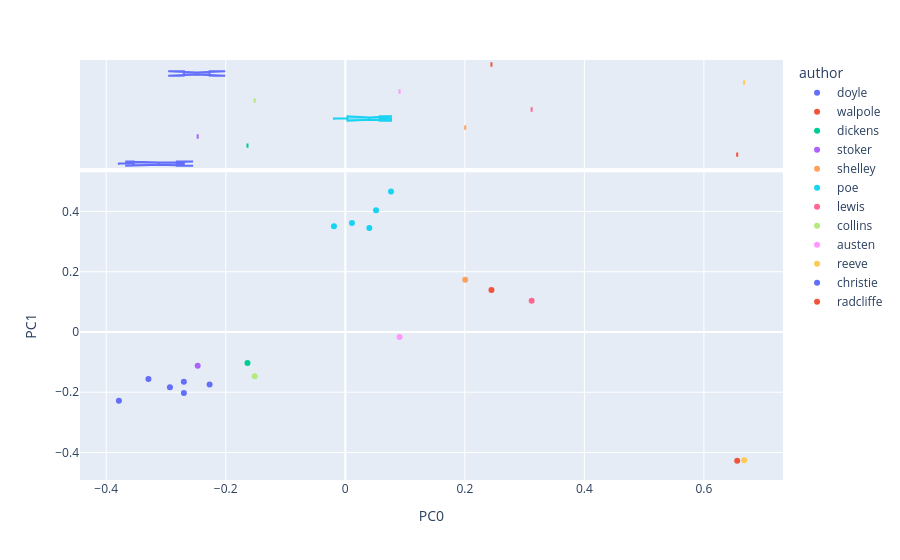

This figure's notebook cell:
### Markdown cell above
## PC0 vs PC1 — by author

### Code cell
fig = px.scatter(DCM, 'PC0', 'PC1', color='author', hover_name=DCM.index, marginal_x='box')
fig.show()

### Figure 1 — Plotly figure (JSON) as saved in the notebook; plotly's stock layout.template omitted (floating-point values rounded to 4 significant figures)
{"data": [{"hovertemplate": "<b>%{hovertext}</b><br><br>author=doyle<br>PC0=%{x}<br>PC1=%{y}<extra></extra>", "hovertext": ["adventures", "baskervilles", "scarlet", "signoffour"], "legendgroup": "doyle", "marker": {"color": "#636efa", "symbol": "circle"}, "mode": "markers", "name": "doyle", "orientation": "v", "showlegend": true, "type": "scatter", "x": [-0.3788, -0.2701, -0.2934, -0.3294], "xaxis": "x", "y": [-0.2285, -0.1654, -0.1833, -0.1564], "yaxis": "y"}, {"alignmentgroup": "True", "hovertemplate": "<b>%{hovertext}</b><br><br>author=doyle<br>PC0=%{x}<extra></extra>", "hovertext": ["adventures", "baskervilles", "scarlet", "signoffour"], "legendgroup": "doyle", "marker": {"color": "#636efa", "symbol": "circle"}, "name": "doyle", "notched": true, "offsetgroup": "doyle", "showlegend": false, "type": "box", "x": [-0.3788, -0.2701, -0.2934, -0.3294], "xaxis": "x2", "yaxis": "y2"}, {"hovertemplate": "<b>%{hovertext}</b><br><br>author=walpole<br>PC0=%{x}<br>PC1=%{y}<extra></extra>", "hovertext": ["castleofotranto"], "legendgroup": "walpole", "marker": {"color": "#EF553B", "symbol": "circle"}, "mode": "markers", "name": "walpole", "orientation": "v", "showlegend": true, "type": "scatter", "x": [0.6557], "xaxis": "x", "y": [-0.4279], "yaxis": "y"}, {"alignmentgroup": "True", "hovertemplate": "<b>%{hovertext}</b><br><br>author=walpole<br>PC0=%{x}<extra></extra>", "hovertext": ["castleofotranto"], "legendgroup": "walpole", "marker": {"color": "#EF553B", "symbol": "circle"}, "name": "walpole", "notched": true, "offsetgroup": "walpole", "showlegend": false, "type": "box", "x": [0.6557], "xaxis": "x2", "yaxis": "y2"}, {"hovertemplate": "<b>%{hovertext}</b><br><br>author=dickens<br>PC0=%{x}<br>PC1=%{y}<extra></extra>", "hovertext": ["christmascarole"], "legendgroup": "dickens", "marker": {"color": "#00cc96", "symbol": "circle"}, "mode": "markers", "name": "dickens", "orientation": "v", "showlegend": true, "type": "scatter", "x": [-0.1637], "xaxis": "x", "y": [-0.1027], "yaxis": "y"}, {"alignmentgroup": "True", "hovertemplate": "<b>%{hovertext}</b><br><br>author=dickens<br>PC0=%{x}<extra></extra>", "hovertext": ["christmascarole"], "legendgroup": "dickens", "marker": {"color": "#00cc96", "symbol": "circle"}, "name": "dickens", "notched": true, "offsetgroup": "dickens", "showlegend": false, "type": "box", "x": [-0.1637], "xaxis": "x2", "yaxis": "y2"}, {"hovertemplate": "<b>%{hovertext}</b><br><br>author=stoker<br>PC0=%{x}<br>PC1=%{y}<extra></extra>", "hovertext": ["dracula"], "legendgroup": "stoker", "marker": {"color": "#ab63fa", "symbol": "circle"}, "mode": "markers", "name": "stoker", "orientation": "v", "showlegend": true, "type": "scatter", "x": [-0.247], "xaxis": "x", "y": [-0.1123], "yaxis": "y"}, {"alignmentgroup": "True", "hovertemplate": "<b>%{hovertext}</b><br><br>author=stoker<br>PC0=%{x}<extra></extra>", "hovertext": ["dracula"], "legendgroup": "stoker", "marker": {"color": "#ab63fa", "symbol": "circle"}, "name": "stoker", "notched": true, "offsetgroup": "stoker", "showlegend": false, "type": "box", "x": [-0.247], "xaxis": "x2", "yaxis": "y2"}, {"hovertemplate": "<b>%{hovertext}</b><br><br>author=shelley<br>PC0=%{x}<br>PC1=%{y}<extra></extra>", "hovertext": ["frankenstein"], "legendgroup": "shelley", "marker": {"color": "#FFA15A", "symbol": "circle"}, "mode": "markers", "name": "shelley", "orientation": "v", "showlegend": true, "type": "scatter", "x": [0.2006], "xaxis": "x", "y": [0.1729], "yaxis": "y"}, {"alignmentgroup": "True", "hovertemplate": "<b>%{hovertext}</b><br><br>author=shelley<br>PC0=%{x}<extra></extra>", "hovertext": ["frankenstein"], "legendgroup": "shelley", "marker": {"color": "#FFA15A", "symbol": "circle"}, "name": "shelley", "notched": true, "offsetgroup": "shelley", "showlegend": false, "type": "box", "x": [0.2006], "xaxis": "x2", "yaxis": "y2"}, {"hovertemplate": "<b>%{hovertext}</b><br><br>author=poe<br>PC0=%{x}<br>PC1=%{y}<extra></extra>", "hovertext": ["marieroget", "pitandpendulum", "reddeath", "ruemorgue", "usher"], "legendgroup": "poe", "marker": {"color": "#19d3f3", "symbol": "circle"}, "mode": "markers", "name": "poe", "orientation": "v", "showlegend": true, "type": "scatter", "x": [-0.01896, 0.05149, 0.04023, 0.01113, 0.0765], "xaxis": "x", "y": [0.3512, 0.4043, 0.3453, 0.3613, 0.4664], "yaxis": "y"}, {"alignmentgroup": "True", "hovertemplate": "<b>%{hovertext}</b><br><br>author=poe<br>PC0=%{x}<extra></extra>", "hovertext": ["marieroget", "pitandpendulum", "reddeath", "ruemorgue", "usher"], "legendgroup": "poe", "marker": {"color": "#19d3f3", "symbol": "circle"}, "name": "poe", "notched": true, "offsetgroup": "poe", "showlegend": false, "type": "box", "x": [-0.01896, 0.05149, 0.04023, 0.01113, 0.0765], "xaxis": "x2", "yaxis": "y2"}, {"hovertemplate": "<b>%{hovertext}</b><br><br>author=lewis<br>PC0=%{x}<br>PC1=%{y}<extra></extra>", "hovertext": ["monk"], "legendgroup": "lewis", "marker": {"color": "#FF6692", "symbol": "circle"}, "mode": "markers", "name": "lewis", "orientation": "v", "showlegend": true, "type": "scatter", "x": [0.3118], "xaxis": "x", "y": [0.1034], "yaxis": "y"}, {"alignmentgroup": "True", "hovertemplate": "<b>%{hovertext}</b><br><br>author=lewis<br>PC0=%{x}<extra></extra>", "hovertext": ["monk"], "legendgroup": "lewis", "marker": {"color": "#FF6692", "symbol": "circle"}, "name": "lewis", "notched": true, "offsetgroup": "lewis", "showlegend": false, "type": "box", "x": [0.3118], "xaxis": "x2", "yaxis": "y2"}, {"hovertemplate": "<b>%{hovertext}</b><br><br>author=collins<br>PC0=%{x}<br>PC1=%{y}<extra></extra>", "hovertext": ["moonstone"], "legendgroup": "collins", "marker": {"color": "#B6E880", "symbol": "circle"}, "mode": "markers", "name": "collins", "orientation": "v", "showlegend": true, "type": "scatter", "x": [-0.1516], "xaxis": "x", "y": [-0.147], "yaxis": "y"}, {"alignmentgroup": "True", "hovertemplate": "<b>%{hovertext}</b><br><br>author=collins<br>PC0=%{x}<extra></extra>", "hovertext": ["moonstone"], "legendgroup": "collins", "marker": {"color": "#B6E880", "symbol": "circle"}, "name": "collins", "notched": true, "offsetgroup": "collins", "showlegend": false, "type": "box", "x": [-0.1516], "xaxis": "x2", "yaxis": "y2"}, {"hovertemplate": "<b>%{hovertext}</b><br><br>author=austen<br>PC0=%{x}<br>PC1=%{y}<extra></extra>", "hovertext": ["northangerabbey"], "legendgroup": "austen", "marker": {"color": "#FF97FF", "symbol": "circle"}, "mode": "markers", "name": "austen", "orientation": "v", "showlegend": true, "type": "scatter", "x": [0.09078], "xaxis": "x", "y": [-0.0166], "yaxis": "y"}, {"alignmentgroup": "True", "hovertemplate": "<b>%{hovertext}</b><br><br>author=austen<br>PC0=%{x}<extra></extra>", "hovertext": ["northangerabbey"], "legendgroup": "austen", "marker": {"color": "#FF97FF", "symbol": "circle"}, "name": "austen", "notched": true, "offsetgroup": "austen", "showlegend": false, "type": "box", "x": [0.09078], "xaxis": "x2", "yaxis": "y2"}, {"hovertemplate": "<b>%{hovertext}</b><br><br>author=reeve<br>PC0=%{x}<br>PC1=%{y}<extra></extra>", "hovertext": ["oldenglishbaron"], "legendgroup": "reeve", "marker": {"color": "#FECB52", "symbol": "circle"}, "mode": "markers", "name": "reeve", "orientation": "v", "showlegend": true, "type": "scatter", "x": [0.6672], "xaxis": "x", "y": [-0.4262], "yaxis": "y"}, {"alignmentgroup": "True", "hovertemplate": "<b>%{hovertext}</b><br><br>author=reeve<br>PC0=%{x}<extra></extra>", "hovertext": ["oldenglishbaron"], "legendgroup": "reeve", "marker": {"color": "#FECB52", "symbol": "circle"}, "name": "reeve", "notched": true, "offsetgroup": "reeve", "showlegend": false, "type": "box", "x": [0.6672], "xaxis": "x2", "yaxis": "y2"}, {"hovertemplate": "<b>%{hovertext}</b><br><br>author=christie<br>PC0=%{x}<br>PC1=%{y}<extra></extra>", "hovertext": ["secretadversary", "styles"], "legendgroup": "christie", "marker": {"color": "#636efa", "symbol": "circle"}, "mode": "markers", "name": "christie", "orientation": "v", "showlegend": true, "type": "scatter", "x": [-0.2701, -0.227], "xaxis": "x", "y": [-0.2029, -0.1747], "yaxis": "y"}, {"alignmentgroup": "True", "hovertemplate": "<b>%{hovertext}</b><br><br>author=christie<br>PC0=%{x}<extra></extra>", "hovertext": ["secretadversary", "styles"], "legendgroup": "christie", "marker": {"color": "#636efa", "symbol": "circle"}, "name": "christie", "notched": true, "offsetgroup": "christie", "showlegend": false, "type": "box", "x": [-0.2701, -0.227], "xaxis": "x2", "yaxis": "y2"}, {"hovertemplate": "<b>%{hovertext}</b><br><br>author=radcliffe<br>PC0=%{x}<br>PC1=%{y}<extra></extra>", "hovertext": ["udolpho"], "legendgroup": "radcliffe", "marker": {"color": "#EF553B", "symbol": "circle"}, "mode": "markers", "name": "radcliffe", "orientation": "v", "showlegend": true, "type": "scatter", "x": [0.2445], "xaxis": "x", "y": [0.1388], "yaxis": "y"}, {"alignmentgroup": "True", "hovertemplate": "<b>%{hovertext}</b><br><br>author=radcliffe<br>PC0=%{x}<extra></extra>", "hovertext": ["udolpho"], "legendgroup": "radcliffe", "marker": {"color": "#EF553B", "symbol": "circle"}, "name": "radcliffe", "notched": true, "offsetgroup": "radcliffe", "showlegend": false, "type": "box", "x": [0.2445], "xaxis": "x2", "yaxis": "y2"}], "layout": {"legend": {"title": {"text": "author"}, "tracegroupgap": 0}, "margin": {"t": 60}, "xaxis": {"anchor": "y", "domain": [0, 1], "title": {"text": "PC0"}}, "xaxis2": {"anchor": "y2", "domain": [0, 1], "matches": "x", "showgrid": true, "showticklabels": false}, "yaxis": {"anchor": "x", "domain": [0, 0.7326], "title": {"text": "PC1"}}, "yaxis2": {"anchor": "x2", "domain": [0.7426, 1], "matches": "y2", "showgrid": false, "showline": false, "showticklabels": false, "ticks": ""}}}
